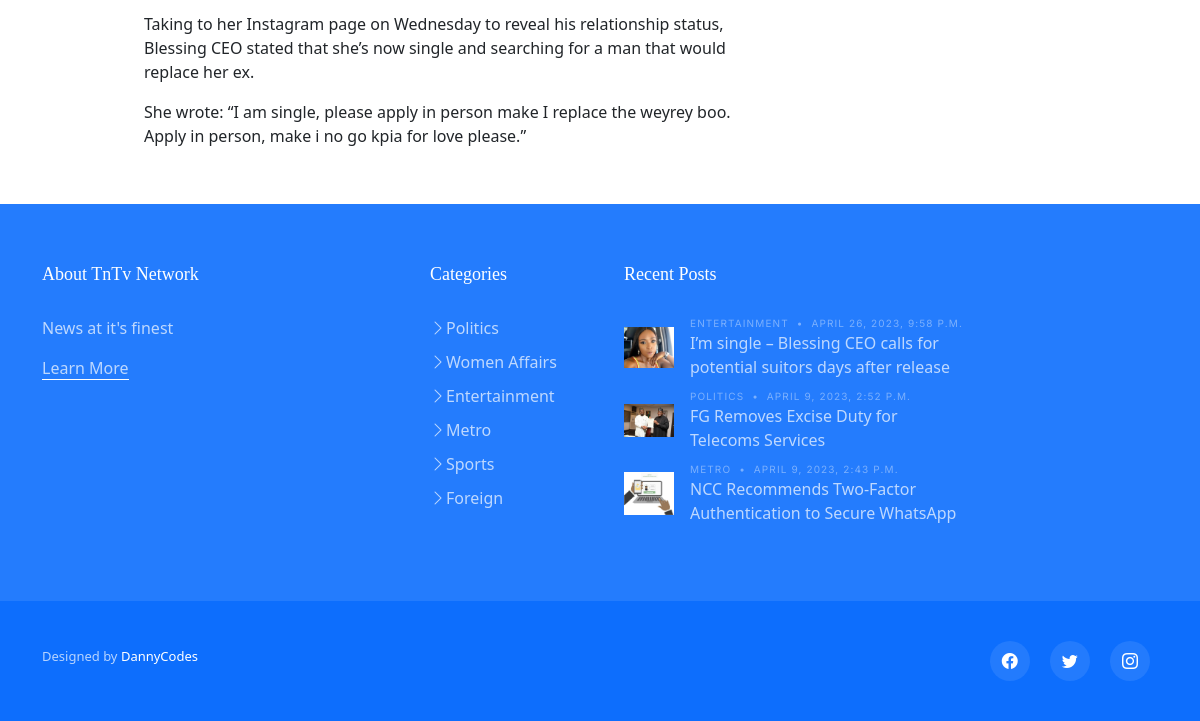
/post/3/ (lower part), run on an earlier commit of the app's database.
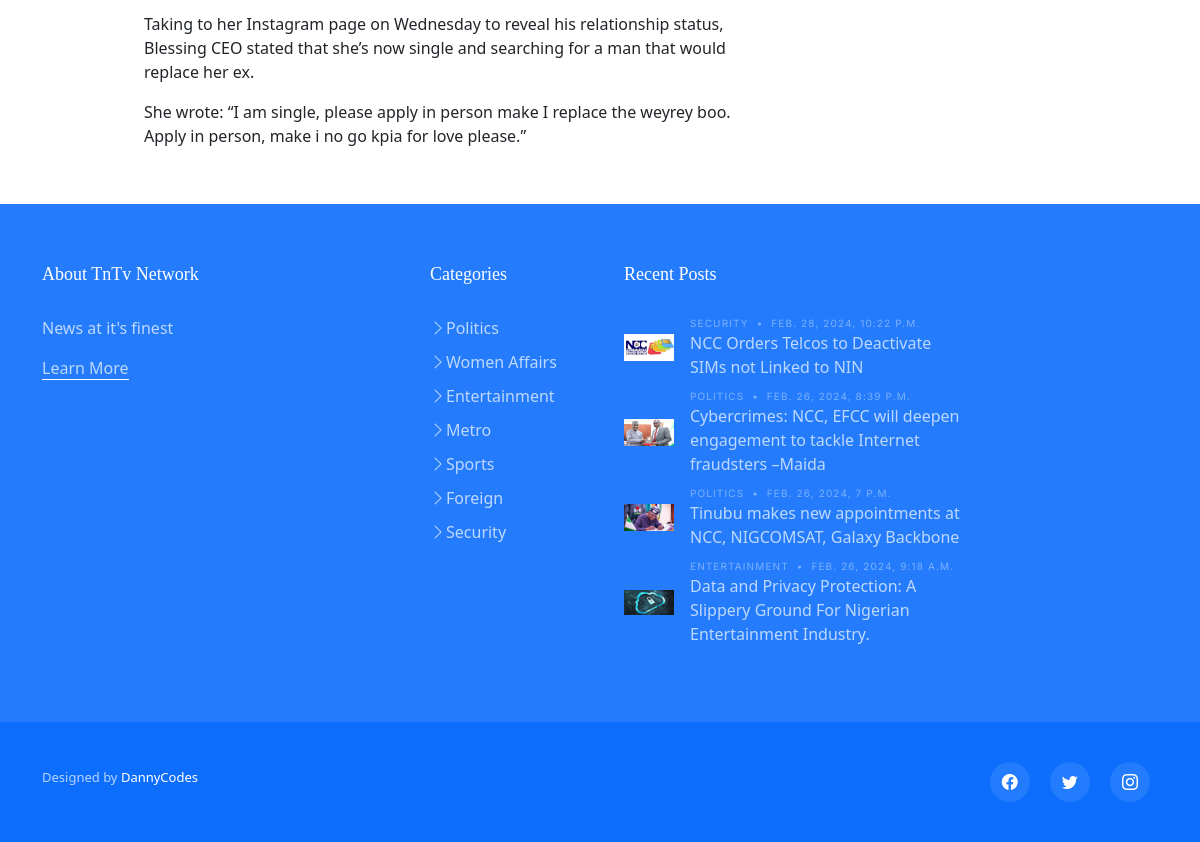
And on a later commit of the database.
### home/models.py (models this page shows, shortened)
class Categories(models.Model):
    category_name = models.CharField(max_length=50)
    def __str__(self):
        return self.category_name

class Post(models.Model):
    heading = models.CharField(max_length=255)
    short_paragraph = models.CharField(max_length=300)
    cover_image = models.ImageField(upload_to='media')
    story = models.TextField()
    date = models.DateTimeField(auto_now=True)
    category = models.ForeignKey(Categories, on_delete=models.CASCADE)
    writer = models.CharField(max_length=50)

### home/views.py (the view)
# urls.py: path('post/<int:post_id>/', home.singlePost)
def singlePost(request,post_id):
    categories = Categories.objects.all()
    recentPosts = Post.objects.all().order_by('-date')[:4]
    post = Post.objects.get(id=post_id)
    return render(request, 'single-post.html',{
        'post':post,
        'categories': categories,
        'recentPosts':recentPosts
    })

### home/templates/single-post.html (shortened to what this page needs)
{% load static %}
<!DOCTYPE html>
<html lang="en">
<head>
  <link href="{% static 'assets/vendor/bootstrap/css/bootstrap.min.css' %}" rel="stylesheet">
  <link href="{% static 'assets/vendor/bootstrap-icons/bootstrap-icons.css' %}" rel="stylesheet">
  <link href="{% static 'assets/vendor/swiper/swiper-bundle.min.css' %}" rel="stylesheet">
  <link href="{% static 'assets/vendor/glightbox/css/glightbox.min.css' %}" rel="stylesheet">
  <link href="{% static 'assets/vendor/aos/aos.css' %}" rel="stylesheet">
  <link href="{% static 'assets/css/variables.css' %}" rel="stylesheet">
  <link href="{% static 'assets/css/main.css' %}" rel="stylesheet">
</head>
<body>
  <main id="main">
    <section class="single-post-content">
      <div class="container">
        <div class="row">
          <div class="col-md-9 post-content" data-aos="fade-up">
            <div class="single-post">
              <p style="font-size: 100px;"><span class="firstcharacter">L</span>{{post.story|linebreaks}}</p>
          </div>
        </div>
      </div>
    </section>
  </main>
  <footer id="footer" class="footer">
    <div class="footer-content">
      <div class="container">
        <div class="row g-5">
          <div class="col-lg-4">
            <h3 class="footer-heading">About TnTv Network</h3>
            <p>News at it's finest</p>
            <p><a href="/" class="footer-link-more">Learn More</a></p>
          </div>
          <div class="col-6 col-lg-2">
            <h3 class="footer-heading">Categories</h3>
            <ul class="footer-links list-unstyled">
              {%for category in categories %}
              <li><a href="/category/{{category.category_name}}"><i class="bi bi-chevron-right"></i>{{ category.category_name }}</a></li>
             {% endfor %}
            </ul>
          </div>
          <div class="col-lg-4">
            <h3 class="footer-heading">Recent Posts</h3>
            <ul class="footer-links footer-blog-entry list-unstyled">
              {% for recentPost in recentPosts %}
              <li>
                <a href="post/{{recentPost.id}}" class="d-flex align-items-center">
                  <img src="{{ recentPost.cover_image.url }}" alt="" class="img-fluid me-3">
                  <div>
                    <div class="post-meta d-block"><span class="date">{{ recentPost.category }}</span> <span class="mx-1">&bullet;</span> <span>{{ recentPost.date}}</span></div>
                    <span>{{recentPost.heading}}</span>
                  </div>
                </a>
              </li>
              {% endfor %}
            </ul>
          </div>
        </div>
      </div>
    </div>
    <div class="footer-legal">
      <div class="container">
        <div class="row justify-content-between">
          <div class="col-md-6 text-center text-md-start mb-3 mb-md-0">
            <div class="credits">
              Designed by <a href="dannysport.netlify.app">DannyCodes</a>
            </div>
          </div>
          <div class="col-md-6">
            <div class="social-links mb-3 mb-lg-0 text-center text-md-end">
              <a href="https://www.facebook.com/TnTvNetwork?mibextid=ZbWKwL"  target="_blank" class="mx-2"><span class="bi-facebook"></span></a>
              <a href="https://twitter.com/tntvNetworkNews?t=dtMi-5RMtDICHIm5wIxFSw&s=09"  target="_blank" class="mx-2"><span class="bi-twitter"></span></a>
              <a href="https://instagram.com/tntvnetwork?igshid=ZDdkNTZiNTM="  target="_blank" class="mx-2"><span class="bi-instagram"></span></a>
            </div>
          </div>
        </div>
      </div>
    </div>
  </footer>
</body>
</html>

What changed in the data, as far as the page shows it:
no longer on one of the page's lists (row unchanged): Post: category "ENTERTAINMENT", date "APRIL 26, 2023, 9:58 P.M.", heading "I’m single – Blessing CEO calls for potential suitors days after release"
no longer on this page (row unchanged): Post: cover_image (picture), category "POLITICS", date "APRIL 9, 2023, 2:52 P.M.", heading "FG Removes Excise Duty for Telecoms Services"
no longer on this page (row unchanged): Post: cover_image (picture), category "METRO", date "APRIL 9, 2023, 2:43 P.M.", heading "NCC Recommends Two-Factor Authentication to Secure WhatsApp"
added Categories: category_name "Security"
added Post: cover_image (picture), category "SECURITY", date "FEB. 28, 2024, 10:22 P.M.", heading "NCC Orders Telcos to Deactivate SIMs not Linked to NIN"
added Post: cover_image (picture), category "POLITICS", date "FEB. 26, 2024, 8:39 P.M.", heading "Cybercrimes: NCC, EFCC will deepen engagement to tackle Internet fraudsters –Maida"
added Post: cover_image (picture), category "POLITICS", date "FEB. 26, 2024, 7 P.M.", heading "Tinubu makes new appointments at NCC, NIGCOMSAT, Galaxy Backbone"
added Post: cover_image (picture), category "ENTERTAINMENT", date "FEB. 26, 2024, 9:18 A.M.", heading "Data and Privacy Protection: A Slippery Ground For Nigerian Entertainment Industry."
